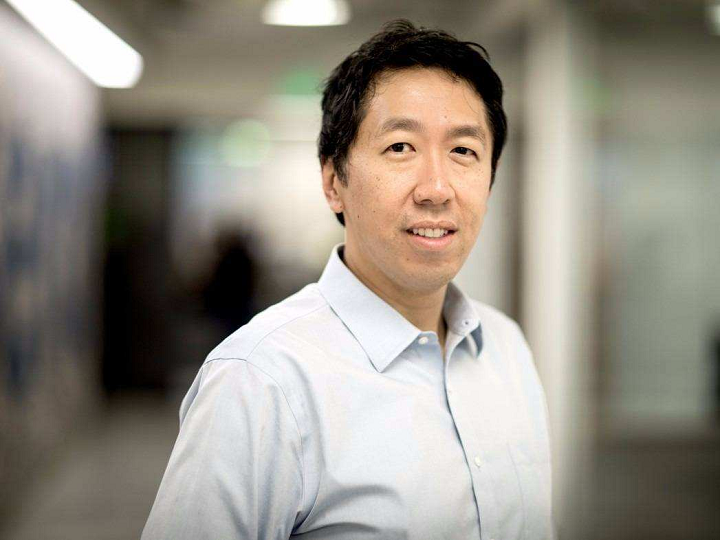
#> input picture testPhoto/Andrew_Ng.jpg, 720 x 540 px, given in place of the camera
$ python cam_face_detection.py
#> lines starting #> are read from the running program, lines starting #| are printed output that depends on the picture
import cv2 as cv

xml_path = '../xml/haarcascade_frontalface_default.xml'  # 人脸检测器（默认）xml文件的路径
face_cascade = cv.CascadeClassifier(xml_path)  # 加载级联分类器

cam = cv.VideoCapture(0)  # 从摄像头中取得视频

cv.namedWindow('face_detection')  # 创建一个窗口

while 1:
    # 读取帧摄像头
    ret, frame = cam.read()
#> frame is the input picture: shape (540, 720, 3); mean B, G, R 131.6, 142.1, 147.8
    frame = cv.resize(frame, (240, 180))
#> frame: shape (180, 240, 3)
    gray = cv.cvtColor(frame, cv.COLOR_BGR2GRAY)
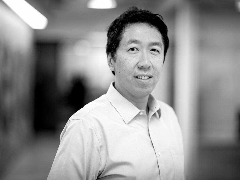
#> gray: shape (180, 240); min 0, max 255, mean 142.6
    faces = face_cascade.detectMultiScale(gray,  # 需要被检测的图像，一般为灰度图像加快检测速度
                                          scaleFactor=1.3,  # 在前后两次相继的扫描中，搜索窗口的缩放比例
                                          minNeighbors=5,  # 构成检测目标的相邻矩形的最小个数
                                          minSize=(5, 5),  # 需要被检测的最小尺寸
                                          flags=cv.CASCADE_SCALE_IMAGE)  # 级联扩展图像
#> faces = [[111, 24, 65, 65]]
    for (x, y, w, h) in faces:  # 在人脸范围画矩形框
        cv.rectangle(frame, (x, y), (x + w, y + h), (255, 255, 0), 2)
#> this loop made 1 pass
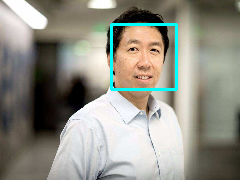
#> frame: shape (180, 240, 3); mean B, G, R 134.3, 144.5, 145.3
    print("发现{0}个人脸!".format(len(faces)))
#| 发现1个人脸!
    cv.imshow('face_detection', frame)
    # 键盘按 Q 退出
    if (cv.waitKey(50) & 0xFF) == ord('q'):
#> (key q is pressed here)
        break

# 释放资源
cam.release()
cv.destroyAllWindows()

$ run again, on testPhoto/four_people.jpg
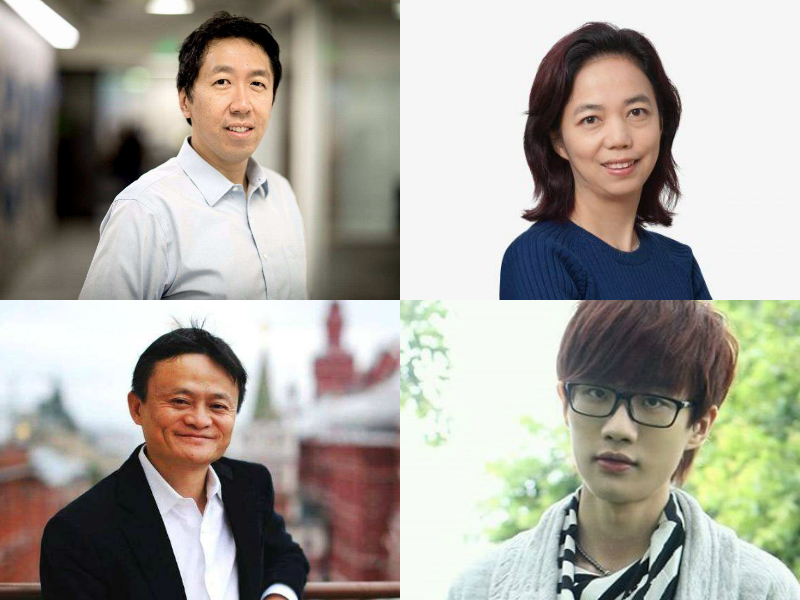
#> input picture testPhoto/four_people.jpg, 800 x 600 px, given in place of the camera
#> frame is the input picture: shape (600, 800, 3); mean B, G, R 155.6, 164.1, 167.5
#> `gray = cv.cvtColor(frame, cv.COLOR_BGR2GRAY)`:
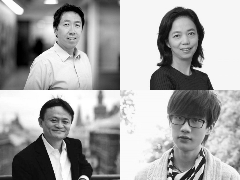
#> gray: shape (180, 240); min 0, max 255, mean 164
#> faces = [[55, 11, 35, 35], [43, 108, 33, 33], [166, 21, 35, 35]]
#> the loop `for (x, y, w, h) in faces:` made 3 passes
#> after the loop `for (x, y, w, h) in faces:`:
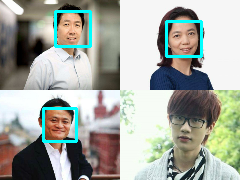
#> frame: shape (180, 240, 3); mean B, G, R 160, 168.1, 163.9
#| 发现3个人脸!
